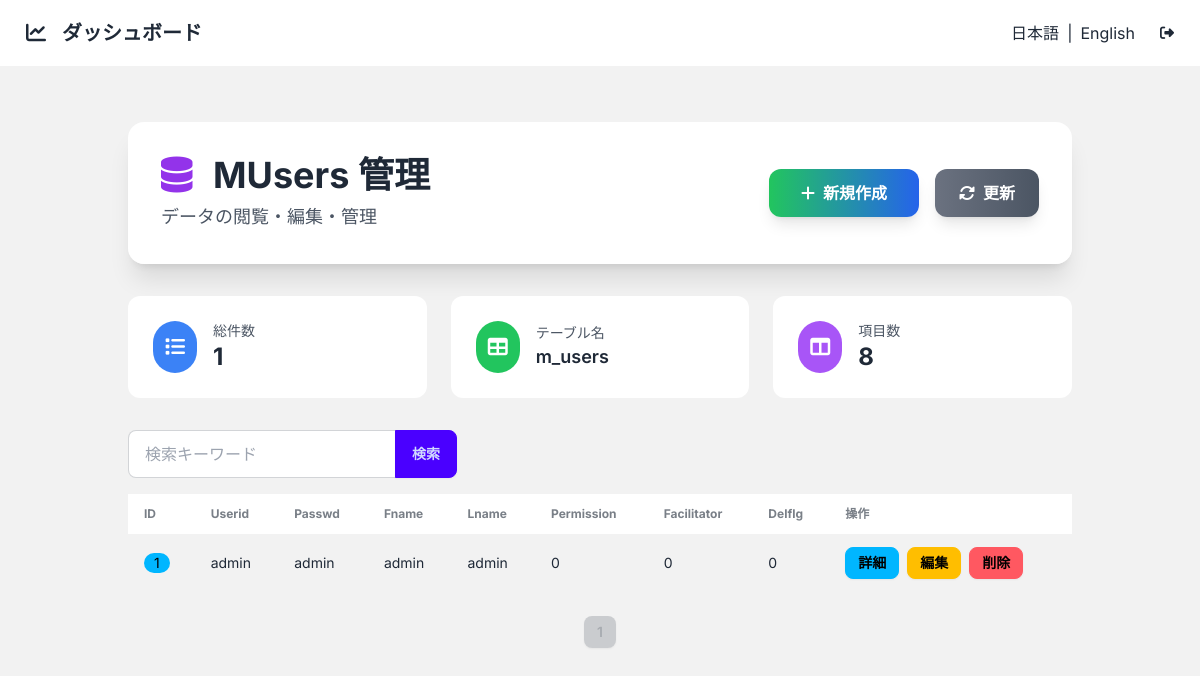
The app's page /m_users/ (signed in) with its own data.
### app/models/m_users.py (models this page shows)
class MUsers(BaseModel):
    __tablename__ = "m_users"
    userid = Column(String(50))
    passwd = Column(String(100))
    fname = Column(String(50))
    lname = Column(String(50))
    permission = Column(Integer)
    facilitator = Column(Integer)
    delflg = Column(Integer)

### app/core/base_crud.py (the view)
        @router.get("/", response_class=HTMLResponse)
        async def read_items(
            request: Request,
            db: Session = Depends(get_db),
            current_user=Depends(get_current_user),
            page: int = 1,
            per_page: int = 10,
            q: str = None
        ):
            query = db.query(model)
            if q:
                filters = [
                    col.ilike(f"%{q}%")
                    for col in model.__table__.columns
                    if hasattr(col.type, "python_type") and col.type.python_type == str
                ]
                if filters:
                    query = query.filter(or_(*filters))
            total = query.count()
            items = query.offset((page - 1) * per_page).limit(per_page).all()
            fields = [col for col in model.__table__.columns if col.name != 'id']
            return templates.TemplateResponse(
                f"{template_base}/list.html",
                {
                    "request": request,
                    "items": items,
                    "fields": fields,
                    "table_name": model.__tablename__,
                    "model_name": model.__name__,
                    "page": page,
                    "per_page": per_page,
                    "total": total,
                    "q": q or ""
                }
            )

### app/templates/m_users/list.html
{% extends "base_list.html" %}
{% set new_url = '/' ~ table_name ~ '/new' %}
{% block header_title %}{{ model_name }} 管理{% endblock %}

### app/templates/partials/_table.html (shortened to what this page needs)
<div class="slide-in overflow-x-auto">
    <table class="table table-zebra table-pin-rows w-full">
        <thead>
        <tr>
            <th>ID</th>
            {% for field in fields %}
            <th>{{ field.name.replace('_', ' ').title() }}</th>
            {% endfor %}
            <th>操作</th>
        </tr>
        </thead>
        <tbody>
        {% for item in items %}
        <tr class="hover">
            <td><span class="badge badge-info">{{ item.id }}</span></td>
            {% for field in fields %}
            <td>{{ item[field.name] if item[field.name] is not none else '—' }}</td>
            {% endfor %}
            <td>
                <div class="flex gap-2">
                    <a href="/{{ table_name }}/{{ item.id }}" class="btn btn-info btn-sm">詳細</a>
                    <a href="/{{ table_name }}/{{ item.id }}/edit" class="btn btn-warning btn-sm">編集</a>
                    <button hx-delete="/{{ table_name }}/{{ item.id }}"
                            hx-confirm="本当に削除しますか？"
                            hx-target="closest tr"
                            hx-swap="outerHTML swap:1s"
                            class="btn btn-error btn-sm">削除</button>
                </div>
            </td>
        </tr>
        {% endfor %}
        </tbody>
    </table>
</div>

### app/templates/base.html (style rules this page uses)
body { font-family: 'Inter', sans-serif; }
.slide-in { animation: slideIn 0.6s ease-out forwards; }

### records on screen
MUsers: id "1", userid "admin" "admin" "admin" "admin" "0" "0" "0"

### other values on screen
{{ model_name }} "MUsers"
{{ items|length }} "1"
{{ table_name }} "m_users"
{{ fields|length + 1 }} "8"
{{ field.name.replace('_', ' ').title() }} "Userid" "Passwd" "Fname" "Lname" "Permission" "Facilitator" "Delflg"
{{ page }} "1"
